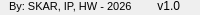
      <widget class="QFrame" name="bottomBar">
       <property name="minimumSize">
        <size>
         <width>0</width>
         <height>15</height>
        </size>
       </property>
       <property name="maximumSize">
        <size>
         <width>16777215</width>
         <height>15</height>
        </size>
       </property>
       <property name="font">
        <font>
         <pointsize>9</pointsize>
        </font>
       </property>
       <property name="frameShape">
        <enum>QFrame::Shape::NoFrame</enum>
       </property>
       <property name="frameShadow">
        <enum>QFrame::Shadow::Raised</enum>
       </property>
       <layout class="QHBoxLayout" name="horizontalLayout_6">
        <property name="spacing">
         <number>0</number>
        </property>
        <property name="leftMargin">
         <number>9</number>
        </property>
        <property name="topMargin">
         <number>0</number>
        </property>
        <property name="rightMargin">
         <number>0</number>
        </property>
        <property name="bottomMargin">
         <number>3</number>
        </property>
        <item>
         <widget class="QLabel" name="creditsLabel">
          <property name="maximumSize">
           <size>
            <width>16777215</width>
            <height>16</height>
           </size>
          </property>
          <property name="font">
           <font>
            <family>Segoe UI</family>
            <pointsize>8</pointsize>
            <italic>false</italic>
            <bold>false</bold>
           </font>
          </property>
          <property name="text">
           <string>By: SKAR, IP, HW - 2026</string>
          </property>
          <property name="alignment">
           <set>Qt::AlignmentFlag::AlignLeading|Qt::AlignmentFlag::AlignLeft|Qt::AlignmentFlag::AlignVCenter</set>
          </property>
         </widget>
        </item>
        <item>
         <widget class="QLabel" name="version">
          <property name="text">
           <string>v1.0</string>
          </property>
          <property name="alignment">
           <set>Qt::AlignmentFlag::AlignRight|Qt::AlignmentFlag::AlignTrailing|Qt::AlignmentFlag::AlignVCenter</set>
          </property>
         </widget>
        </item>
        <item>
         <widget class="QFrame" name="frame_size_grip">
          <property name="minimumSize">
           <size>
            <width>20</width>
            <height>0</height>
           </size>
          </property>
          <property name="maximumSize">
           <size>
            <width>20</width>
            <height>16777215</height>
           </size>
          </property>
          <property name="frameShape">
           <enum>QFrame::Shape::NoFrame</enum>
          </property>
          <property name="frameShadow">
           <enum>QFrame::Shadow::Raised</enum>
          </property>
         </widget>
        </item>
       </layout>
      </widget>
